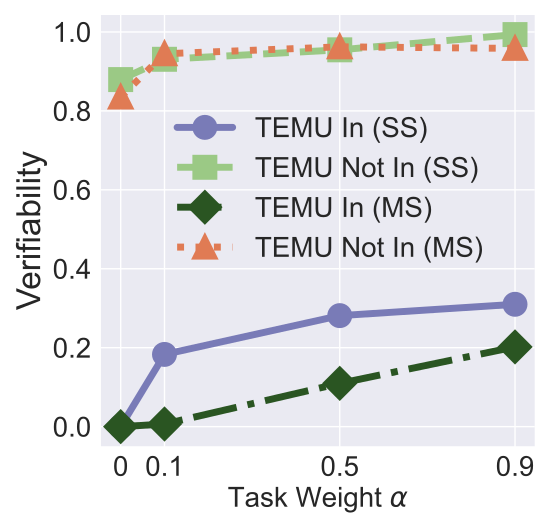

Write Python code to recreate this figure.


import numpy as np
import matplotlib.pyplot as plt

epsilon = 3
beta = 1 / epsilon


x=[0, 0.1, 0.5, 0.9]

labels = ['0', '0.1', '0.5', '0.9']
# unl_org = [97.77, 97.55, 97.35, 97.29, 97.21, 97.21]

unl_mib = [0, 0, 0, 0]
unl_mib_bck = [0, 1, 1, 1]

# unl_hess_r = [96.6, 96.66, 96.04, 95.94, 95.85, 97.21]
unl_muv_includes = [0.7247, 0.9747, 0.9973, 0.996]

unl_muv = [0.3823, 0.6520, 0.7057, 0.9217]
# unl_ss_wo = [94.32, 94.53, 94.78, 93.38, 94.04, 97.21]

unl_lower_in = [0.0000, 0.1830, 0.2813, 0.3100]
unl_lower_not_in = [0.8793, 0.9307, 0.9547, 0.9933 ]

unl_multi_lower_in = [0, 0.0067, 0.1097, 0.2020]
unl_multi_lower_not_in = [0.8350, 0.9447, 0.9623, 0.9583 ]

plt.style.use('seaborn')

plt.figure(figsize=(5.5, 5.3))
l_w=5
m_s=15
marker_s = 3
markevery=1
#plt.figure(figsize=(8, 5.3))
#plt.plot(x, unl_fr, color='blue', marker='^', label='Retrain',linewidth=l_w, markersize=m_s)
plt.plot(x, unl_lower_in, linestyle='-', color='#797BB7', marker='o', fillstyle='full', markevery=markevery,
         label='TEMU In (SS)', linewidth=l_w, markersize=m_s, markeredgewidth=marker_s)

#plt.plot(x, unl_ss_w, color='g',  marker='*',  label='PriMU$_{w}$',linewidth=l_w, markersize=m_s)
plt.plot(x, unl_lower_not_in, linestyle='--', color='#9BC985',  marker='s', fillstyle='full', markevery=markevery,
         label='TEMU Not In (SS)',linewidth=l_w, markersize=m_s, markeredgewidth=marker_s)

plt.plot(x, unl_multi_lower_in, linestyle='-.', color='#2A5522',  marker='D', fillstyle='full', markevery=markevery,
         label='TEMU In (MS)',linewidth=l_w, markersize=m_s, markeredgewidth=marker_s)


plt.plot(x, unl_multi_lower_not_in, linestyle=':', color='#E07B54',  marker='^', fillstyle='full', markevery=markevery,
         label='TEMU Not In (MS)', linewidth=l_w,  markersize=m_s, markeredgewidth=marker_s)




#plt.plot(x, unl_vibu, color='silver',  marker='d',  label='VIBU',linewidth=4,  markersize=10)

# plt.plot(x, y_sa03, color='r',  marker='2',  label='AAAI21 A_acc, pr=0.3',linewidth=3, markersize=8)
# plt.plot(x, y_sa05, color='darkblue',  marker='4',  label='AAAI21 A_acc, pr=0.5',linewidth=3, markersize=8)
# plt.plot(x, y_ma03, color='darkviolet',  marker='3',  label='FedMC A_acc, pr=0.3',linewidth=3, markersize=8)
# plt.plot(x, y_ma05, color='cyan',  marker='p',  label='FedMC A_acc, pr=0.5',linewidth=3, markersize=8)


# plt.grid()
leg = plt.legend(fancybox=True, shadow=True)
# plt.xlabel('Malicious Client Ratio (%)' ,fontsize=16)
plt.ylabel('Verifiability' ,fontsize=24)
my_y_ticks = np.arange(0, 1.1, 0.2)
plt.yticks(my_y_ticks,fontsize=20)
plt.xlabel('Task Weight $\\alpha$' ,fontsize=20)

plt.xticks(x, labels, fontsize=20)
# plt.title('CIFAR10 IID')

#plt.annotate(r"1e0", xy=(0.1, 1.01), xycoords='axes fraction', xytext=(-10, 10),textcoords='offset points', ha='right', va='center', fontsize=15)


# plt.title('(c) Utility Preservation', fontsize=24)
plt.legend(loc=(0.15,0.4),fontsize=20)
plt.tight_layout()
#plt.title("MNIST")
plt.rcParams['figure.figsize'] = (2.0, 1)
plt.rcParams['image.interpolation'] = 'nearest'
plt.rcParams['figure.subplot.left'] = 0.11
plt.rcParams['figure.subplot.bottom'] = 0.08
plt.rcParams['figure.subplot.right'] = 0.977
plt.rcParams['figure.subplot.top'] = 0.969
plt.savefig('mnist_verifiability_lowerbound_analysis.pdf', format='pdf', dpi=200)
plt.show()
